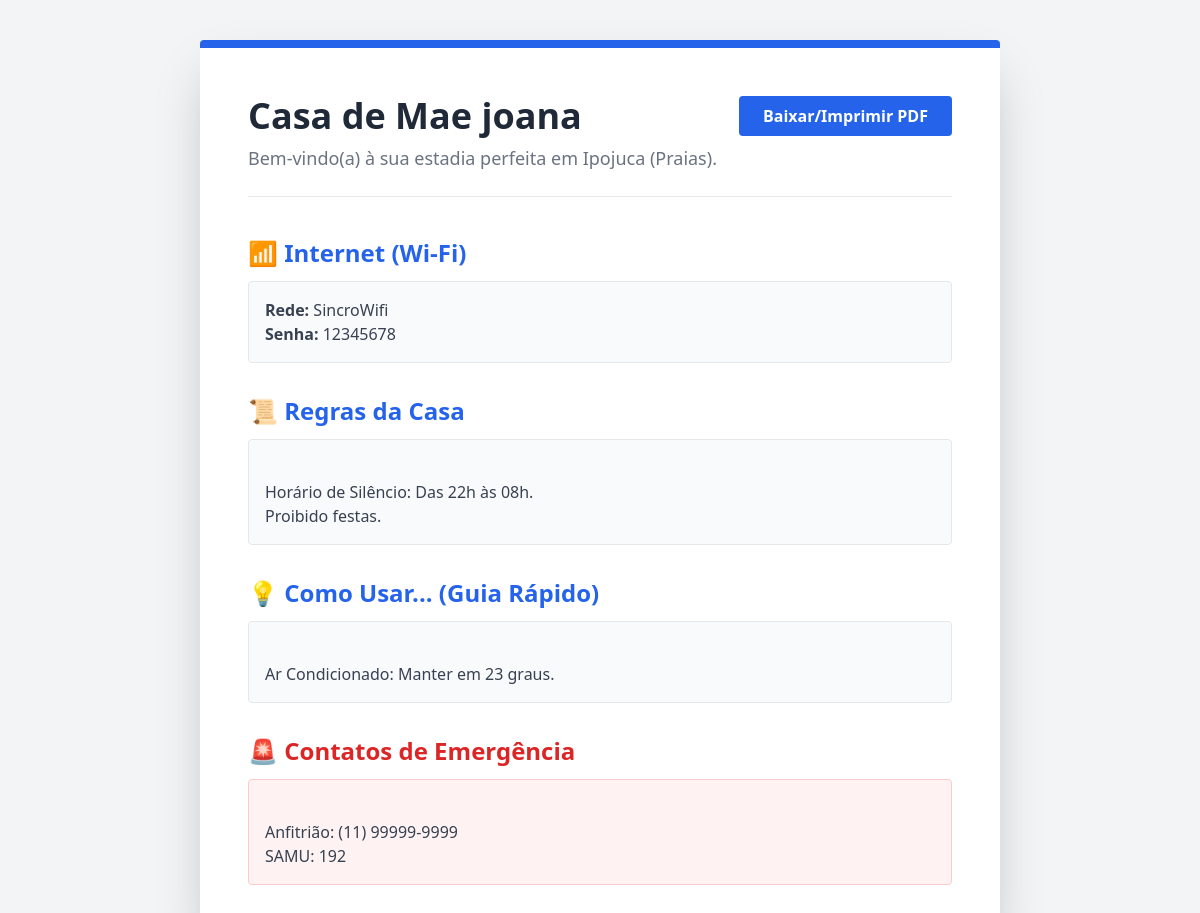
Page /propriedade/6/portal on the committed database.
### app/models/base.py (models this page shows)
class Propriedade(Base):
    __tablename__ = "propriedades"
    id = Column(Integer, primary_key=True, index=True)
    nome = Column(String, index=True)
    tipo = Column(String) # Flat, Residencial, Galpao, Sala, Outros
    tipo_aluguel = Column(String) # Curto_prazo, Longo_prazo
    regiao = Column(String)
    bairro = Column(String) # Novo campo de Bairro
    descricao = Column(String, nullable=True) # Novo campo de descricao do imovel
    fotos = Column(String, nullable=True) # Links de fotos separados por virgula
    link_ical = Column(String, nullable=True) # Link do Airbnb etc
    custo_fixo_mensal = Column(Float, default=0.0) # Condominio + IPTU
    valor_diaria = Column(Float, nullable=True)
    valor_mensalidade = Column(Float, nullable=True)
    alerta_frequencia_meses = Column(Integer, default=3) # 3, 4, 5 ou 6 meses
    data_ultima_vistoria = Column(DateTime, default=datetime.datetime.utcnow) # Reseta quando o usuario marca como resolvido
    pdf_wifi_rede = Column(String, default="SincroWifi")
    pdf_wifi_senha = Column(String, default="12345678")
    pdf_regras_casa = Column(String, default="Horário de Silêncio: Das 22h às 08h.\nProibido festas.")
    pdf_guia_uso = Column(String, default="Ar Condicionado: Manter em 23 graus.")
    pdf_contatos_emergencia = Column(String, default="Anfitrião: (11) 99999-9999\nSAMU: 192")
    dono_id = Column(Integer, ForeignKey("usuarios.id"))
    dono = relationship("Usuario", back_populates="propriedades")
    gastos = relationship("Gasto", back_populates="propriedade")
    reservas = relationship("Reserva", back_populates="propriedade", cascade="all, delete-orphan")

### app/main.py (the view)
@app.get("/propriedade/{propriedade_id}/portal", response_class=HTMLResponse)
async def portal_hospede(request: Request, propriedade_id: int, db: Session = Depends(get_db)):
    propriedade = db.query(Propriedade).filter(Propriedade.id == propriedade_id).first()
    if not propriedade:
        return RedirectResponse(url="/", status_code=303)
    return templates.TemplateResponse("portal_hospede.html", {"request": request, "propriedade": propriedade})
    db = next(get_db())
    if not db.query(Usuario).first():
        admin = Usuario(nome="Administrador", chave_acesso="admin123")
        db.add(admin)
        db.commit()

### app/templates/portal_hospede.html (shortened to what this page needs)
<!DOCTYPE html>
<html lang="pt-BR">
<head>
    <script src="https://cdn.tailwindcss.com"></script>
</head>
<body class="bg-gray-100 min-h-screen flex justify-center py-10">
    <div class="bg-white w-[800px] shadow-2xl p-12 border-t-8 border-blue-600 rounded">
        <div class="flex justify-between items-start mb-10 border-b pb-6">
            <div>
                <h1 class="text-4xl font-bold text-gray-800">{{ propriedade.nome }}</h1>
                <p class="text-gray-500 text-lg mt-2">Bem-vindo(a) à sua estadia perfeita em {{ propriedade.regiao }}.</p>
            </div>
            <button onclick="window.print()" class="no-print bg-blue-600 text-white px-6 py-2 rounded font-bold hover:bg-blue-700">Baixar/Imprimir PDF</button>
        </div>
        <div class="space-y-8">
            <section>
                <h2 class="text-2xl font-bold text-blue-600 mb-3 flex items-center">📶 Internet (Wi-Fi)</h2>
                <div class="bg-gray-50 p-4 rounded border">
                    <p class="text-gray-700"><strong>Rede:</strong> {{ propriedade.pdf_wifi_rede }}</p>
                    <p class="text-gray-700"><strong>Senha:</strong> {{ propriedade.pdf_wifi_senha }}</p>
                </div>
            </section>
            <section>
                <h2 class="text-2xl font-bold text-blue-600 mb-3 flex items-center">📜 Regras da Casa</h2>
                <div class="text-gray-700 bg-gray-50 p-4 rounded border whitespace-pre-line">
                    {{ propriedade.pdf_regras_casa }}
                </div>
            </section>
            <section>
                <h2 class="text-2xl font-bold text-blue-600 mb-3 flex items-center">💡 Como Usar... (Guia Rápido)</h2>
                <div class="border p-4 rounded bg-gray-50 text-gray-700 whitespace-pre-line">
                    {{ propriedade.pdf_guia_uso }}
                </div>
            </section>
            <section>
                <h2 class="text-2xl font-bold text-red-600 mb-3 flex items-center">🚨 Contatos de Emergência</h2>
                <div class="bg-red-50 p-4 rounded border border-red-200 text-gray-700 whitespace-pre-line">
                    {{ propriedade.pdf_contatos_emergencia }}
                </div>
            </section>
        </div>
    </div>
</body>
</html>

### app/templates/portal_hospede.html (style rules this page uses)
.whitespace-pre-line { white-space: pre-line; }

### rows in the picture
Propriedade: nome "Casa de Mae joana", regiao "Ipojuca (Praias)", pdf_wifi_rede "SincroWifi", pdf_wifi_senha "12345678", pdf_regras_casa "Horário de Silêncio: Das 22h às 08h. Proibido festas.", pdf_guia_uso "Ar Condicionado: Manter em 23 graus.", pdf_contatos_emergencia "Anfitrião: (11) 99999-9999 SAMU: 192"
